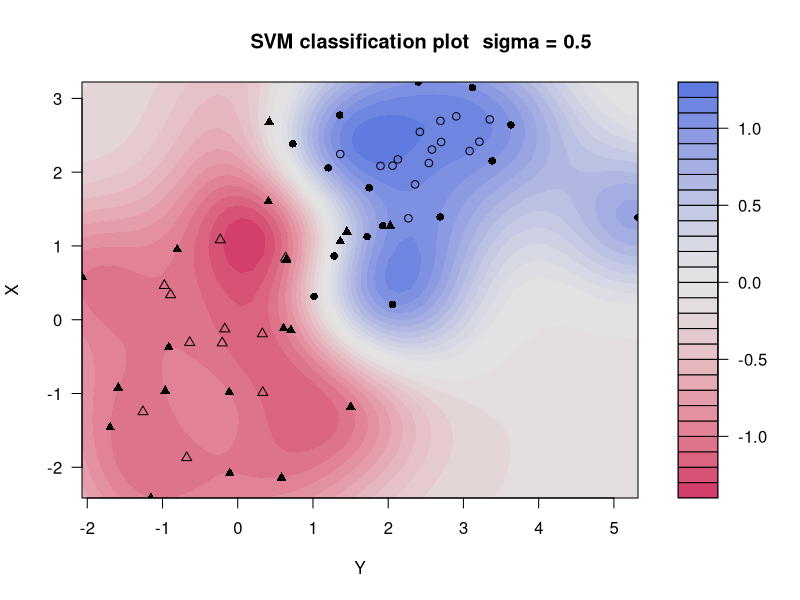
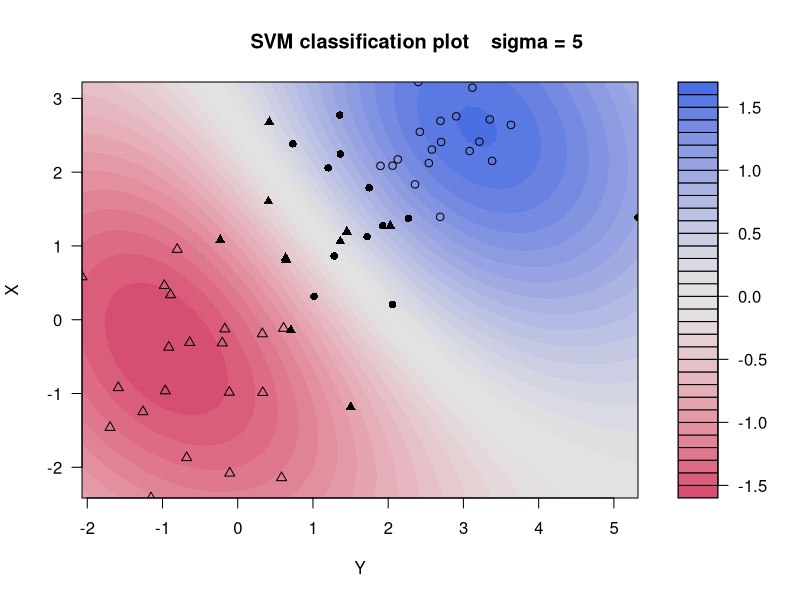
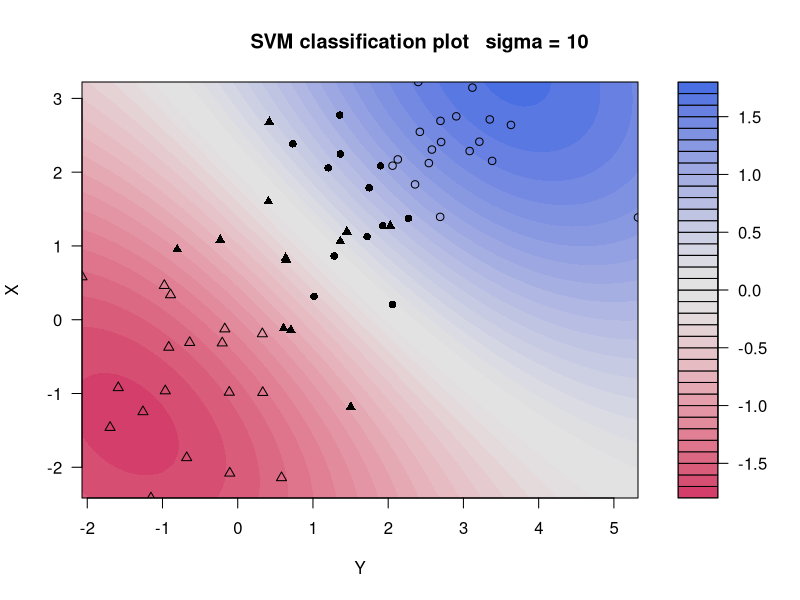
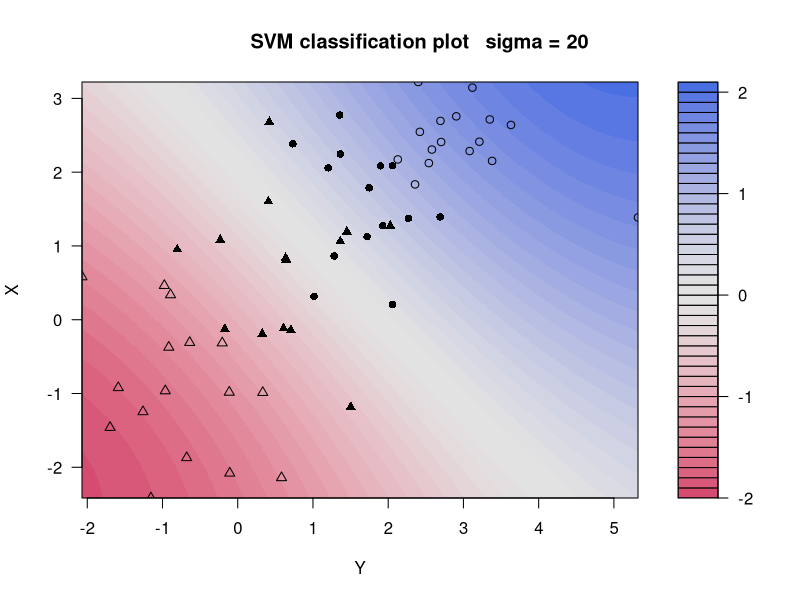

These figures' R source, in order:
library(kernlab)
path_graphics <- "../../Graphics/Experiment_03_"
x1 <- rnorm(30, 0, 1)
y1 <- rnorm(30, 0, 1)
x2 <- rnorm(30, 2, 1)
y2 <- rnorm(30, 2, 1)
c <- c(
    rep(0, 30),
    rep(1, 30)
)
categoria <- factor(c)
d <- data.frame(
    c(x1, x2),
    c(y1, y2),
    categoria
)
names(d) <- c("X", "Y", "categoria")
s <- ksvm(categoria ~ X + Y,
    data = d,
    kernel = "p",
    cost = 1,
    kpar = list(
        degree = 1,
        offset = 0
    )
)
x1 <- rnorm(30, 0, 1)
y1 <- rnorm(30, 0, 1)
x2 <- rnorm(30, 2, 1)
y2 <- rnorm(30, 2, 1)
c <- c(
    rep(0, 30),
    rep(1, 30)
)
categoria <- factor(c)
dtest <- data.frame(
    c(x1, x2),
    c(y1, y2),
    categoria
)
names(dtest) <- c(
    "X",
    "Y",
    "categoria"
)
test <- table(
    pred = predict(s, dtest),
    truth = dtest$categoria
)
print(test)
sigmas <- c(0.5, 5, 10, 20)
for (i in 1:4) {
    file_graphics <- paste(path_graphics,
        as.character(i),
        ".pdf",
        sep = ""
    )
    pdf(file = file_graphics)
    s <- ksvm(categoria ~ X + Y,
        data = d,
        kernel = "r",
        C = 1,
        kpar = list(
            sigma = 1 / sigmas[i]
        )
    )
    plot(s, data = d)
    title(main = paste("                                      ",
        "sigma =",
        as.character(sigmas[i]),
        sep = " "
    ))
    dev.off()
}
